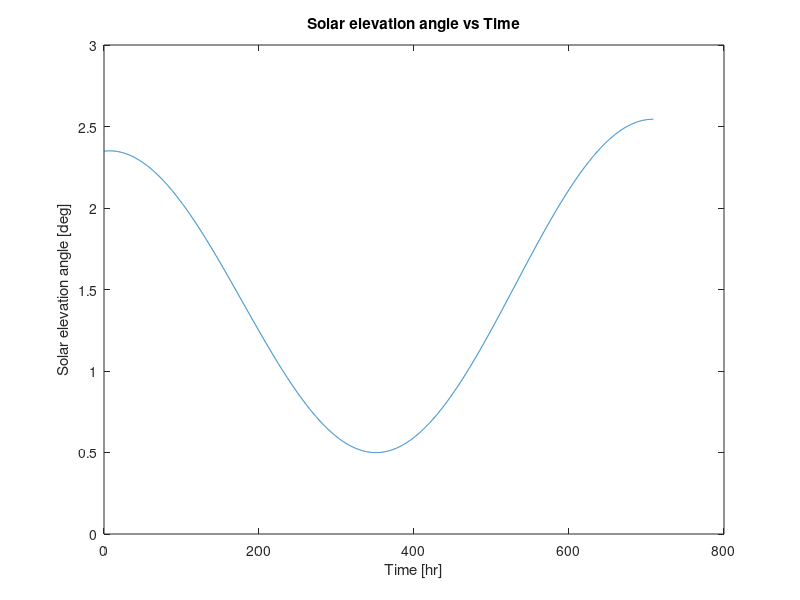
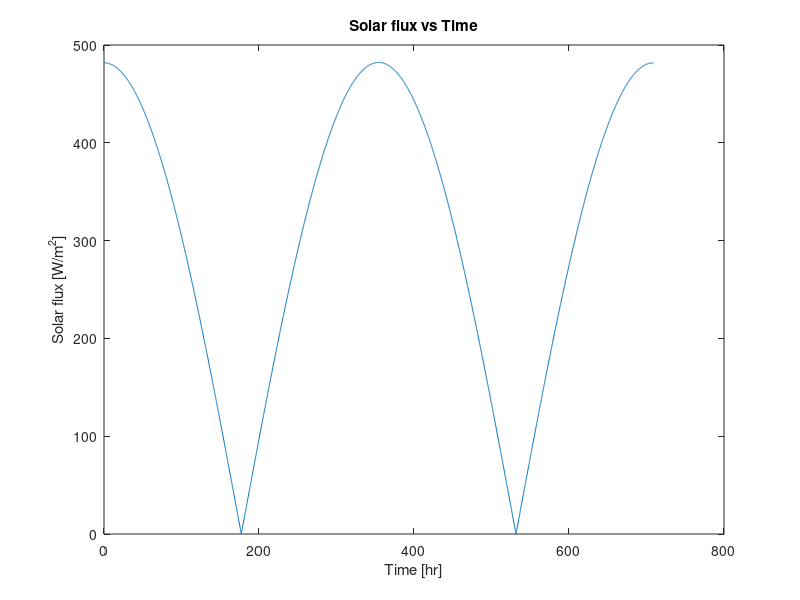

The MATLAB script that drew these images, in order: (Note: this script raises an error after producing the figures.)
%% plots
% constants
n = 2831; % October 1, 2027
Tau = deg2rad(-1.545);
Y = 346.71;
t_0 = -1.23;
azi_p = deg2rad([0 180]); % 2-sided panels

T_total = 708.75; % lunar day hours
dt = 0.25;

t = 0:dt:T_total;
N = length(t);

R_moon = 1737400; % meters
h_panel = 0.3;    % meters

theta_dip = acos(R_moon/(R_moon + h_panel)); % radians

% preallocate
B = zeros(1,N);
azi_s = zeros(1,N);
del = zeros(1,N);
H = zeros(1,N);
theta_i = zeros(1,N);
G_act_over_mission = zeros(1,N);

% constants
L = deg2rad(-91); % local latitude 30 km from south pole
omega = 360/708.75;
E = deg2rad(90);
G_sc = 1361;
I = 0.3543; % found from image reader at region 7

for i = 1:N

    % declination
    del(i) = Tau*sin(deg2rad(360/Y*(n + t(i)/24 - t_0)));

    % hour angle
    H(i) = deg2rad(omega * (708.75/2 - t(i)));

    % elevation
    B(i) = asin(cos(L)*cos(del(i))*cos(H(i)) + sin(L)*sin(del(i)));

    % solar azimuth
    azi_s(i) = asin(cos(del(i))*sin(H(i))/cos(B(i)));

    % reset total flux
    G_total = 0;
    
    % check if Sun is above raised horizon
    if B(i) > -theta_dip
    
        for p = 1:2
    
            theta_i = acos(cos(B(i))*cos(azi_s(i)-azi_p(p)) + sin(B(i))*cos(E));
    
            G_panel = G_sc*cos(theta_i);
    
            if G_panel > 0
                G_total = G_total + G_panel;
            end
    
        end
    
    else
    
        G_total = 0;

end

% apply illumination factor
G_act_over_mission(i) = G_total * I;

end

% plots

figure;
plot(t, rad2deg(B));
xlabel('Time [hr]');
ylabel('Solar elevation angle [deg]');
title('Solar elevation angle vs Time');

figure;
plot(t, G_act_over_mission);
xlabel('Time [hr]');
ylabel('Solar flux [W/m^2]');
title('Solar flux vs Time');

figure;

% Left axis: Solar elevation angle
yyaxis left
plot(t, rad2deg(B), 'b', 'LineWidth', 2);
ylabel('Solar elevation angle [deg]');

% Right axis: Solar flux
yyaxis right
plot(t, G_act_over_mission, 'r', 'LineWidth', 2);
ylabel('Solar flux [W/m^2]');

% Common x-axis
xlabel('Time [hr]');
title('Solar elevation angle and Solar flux vs Time');

grid on;
legend('Solar elevation angle', 'Solar flux');

G_avg = mean(G_act_over_mission);

disp(['Average solar flux over lunar day: ', num2str(G_avg), ' W/m^2'])
